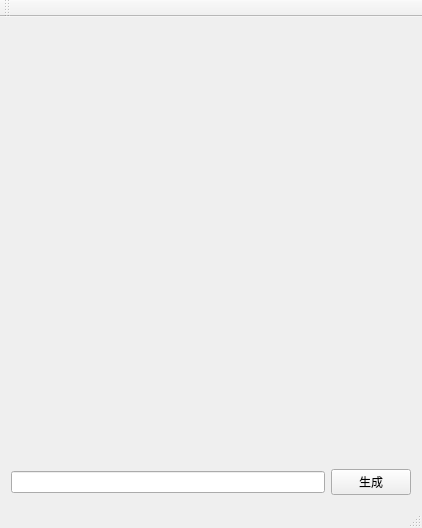
<?xml version="1.0" encoding="UTF-8"?>
<ui version="4.0">
 <class>EgyptPictographClass</class>
 <widget class="QMainWindow" name="EgyptPictographClass">
  <property name="geometry">
   <rect>
    <x>0</x>
    <y>0</y>
    <width>420</width>
    <height>528</height>
   </rect>
  </property>
  <property name="windowTitle">
   <string>EgyptPictograph</string>
  </property>
  <widget class="QWidget" name="centralWidget">
   <layout class="QVBoxLayout" name="verticalLayout">
    <item>
     <widget class="MyWidget" name="widget" native="true">
      <property name="minimumSize">
       <size>
        <width>400</width>
        <height>400</height>
       </size>
      </property>
     </widget>
    </item>
    <item>
     <layout class="QHBoxLayout" name="horizontalLayout">
      <item>
       <widget class="QLineEdit" name="lineEdit"/>
      </item>
      <item>
       <widget class="QPushButton" name="pushButton">
        <property name="text">
         <string>生成</string>
        </property>
       </widget>
      </item>
     </layout>
    </item>
   </layout>
  </widget>
  <widget class="QMenuBar" name="menuBar">
   <property name="geometry">
    <rect>
     <x>0</x>
     <y>0</y>
     <width>420</width>
     <height>23</height>
    </rect>
   </property>
  </widget>
  <widget class="QToolBar" name="mainToolBar">
   <attribute name="toolBarArea">
    <enum>TopToolBarArea</enum>
   </attribute>
   <attribute name="toolBarBreak">
    <bool>false</bool>
   </attribute>
  </widget>
  <widget class="QStatusBar" name="statusBar"/>
 </widget>
 <layoutdefault spacing="6" margin="11"/>
 <customwidgets>
  <customwidget>
   <class>MyWidget</class>
   <extends>QWidget</extends>
   <header>MyWidget.h</header>
   <container>1</container>
  </customwidget>
 </customwidgets>
 <resources>
  <include location="EgyptPictograph.qrc"/>
 </resources>
 <connections/>
</ui>
